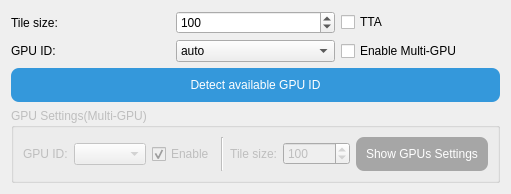
              <widget class="QWidget" name="tab_6">
               <attribute name="title">
                <string notr="true">SRMD-ncnn-vulkan</string>
               </attribute>
               <attribute name="toolTip">
                <string>SRMD-NCNN-Vulkan:

- Supports [2D Anime] and [3D Real-life] image style at the same time.

- More suitable for processing [3D Real-life] images.

- [ Speed:★☆  Image Quality:★★★ ]</string>
               </attribute>
               <layout class="QGridLayout" name="gridLayout_36">
                <item row="1" column="0">
                 <widget class="QLabel" name="label_41">
                  <property name="text">
                   <string>GPU ID:</string>
                  </property>
                 </widget>
                </item>
                <item row="5" column="0" colspan="3">
                 <widget class="QGroupBox" name="groupBox_GPUSettings_MultiGPU_SrmdNCNNVulkan">
                  <property name="enabled">
                   <bool>false</bool>
                  </property>
                  <property name="maximumSize">
                   <size>
                    <width>16777215</width>
                    <height>75</height>
                   </size>
                  </property>
                  <property name="title">
                   <string>GPU Settings(Multi-GPU)</string>
                  </property>
                  <layout class="QGridLayout" name="gridLayout_41">
                   <item row="0" column="2">
                    <widget class="QCheckBox" name="checkBox_isEnable_CurrentGPU_MultiGPU_SrmdNCNNVulkan">
                     <property name="sizePolicy">
                      <sizepolicy hsizetype="Fixed" vsizetype="Fixed">
                       <horstretch>0</horstretch>
                       <verstretch>0</verstretch>
                      </sizepolicy>
                     </property>
                     <property name="text">
                      <string>Enable</string>
                     </property>
                     <property name="checked">
                      <bool>true</bool>
                     </property>
                    </widget>
                   </item>
                   <item row="0" column="4">
                    <widget class="QLabel" name="label_68">
                     <property name="sizePolicy">
                      <sizepolicy hsizetype="Fixed" vsizetype="Preferred">
                       <horstretch>0</horstretch>
                       <verstretch>0</verstretch>
                      </sizepolicy>
                     </property>
                     <property name="text">
                      <string>Tile size:</string>
                     </property>
                     <property name="alignment">
                      <set>Qt::AlignRight|Qt::AlignTrailing|Qt::AlignVCenter</set>
                     </property>
                    </widget>
                   </item>
                   <item row="0" column="1">
                    <widget class="QComboBox" name="comboBox_GPUIDs_MultiGPU_SrmdNCNNVulkan">
                     <property name="currentText">
                      <string notr="true"/>
                     </property>
                    </widget>
                   </item>
                   <item row="0" column="6">
                    <widget class="QPushButton" name="pushButton_ShowMultiGPUSettings_SrmdNCNNVulkan">
                     <property name="toolTip">
                      <string>Show current Multi-GPU settings.</string>
                     </property>
                     <property name="styleSheet">
                      <string notr="true">QPushButton{
background-color: rgb(231, 76, 60);
color: rgb(255, 255, 255);
border-style:outset;
border-radius:8px;
padding:10px;
}
QPushButton:hover{
background-color: rgb(255, 102, 64);
color: rgb(255, 255, 255);
border-style:outset;
border-radius:8px;
padding:10px;
}
QPushButton:pressed{
background-color: rgb(204, 65, 53);
color: rgb(255, 255, 255);
border-style:outset;
border-radius:8px;
padding:10px;
}
QPushButton:disabled{
background-color: rgb(166, 166, 166);
color: rgb(255, 255, 255);
border-style:outset;
border-radius:8px;
padding:10px;
}</string>
                     </property>
                     <property name="text">
                      <string>Show GPUs Settings</string>
                     </property>
                    </widget>
                   </item>
                   <item row="0" column="5">
                    <widget class="QSpinBox" name="spinBox_TileSize_CurrentGPU_MultiGPU_SrmdNCNNVulkan">
                     <property name="minimum">
                      <number>32</number>
                     </property>
                     <property name="maximum">
                      <number>999999999</number>
                     </property>
                     <property name="singleStep">
                      <number>10</number>
                     </property>
                     <property name="value">
                      <number>100</number>
                     </property>
                    </widget>
                   </item>
                   <item row="0" column="0">
                    <widget class="QLabel" name="label_69">
                     <property name="sizePolicy">
                      <sizepolicy hsizetype="Fixed" vsizetype="Preferred">
                       <horstretch>0</horstretch>
                       <verstretch>0</verstretch>
                      </sizepolicy>
                     </property>
                     <property name="text">
                      <string>GPU ID:</string>
                     </property>
                     <property name="alignment">
                      <set>Qt::AlignLeading|Qt::AlignLeft|Qt::AlignVCenter</set>
                     </property>
                    </widget>
                   </item>
                   <item row="0" column="3">
                    <widget class="Line" name="line_23">
                     <property name="orientation">
                      <enum>Qt::Vertical</enum>
                     </property>
                    </widget>
                   </item>
                  </layout>
                 </widget>
                </item>
                <item row="1" column="1">
                 <widget class="QComboBox" name="comboBox_GPUID_srmd">
                  <property name="toolTip">
                   <string>Select the GPU to use when enabling the &quot;srmd-ncnn-vulkan&quot; engine.</string>
                  </property>
                  <property name="currentText">
                   <string notr="true">auto</string>
                  </property>
                  <item>
                   <property name="text">
                    <string notr="true">auto</string>
                   </property>
                  </item>
                 </widget>
                </item>
                <item row="0" column="0">
                 <widget class="QLabel" name="label_40">
                  <property name="toolTip">
                   <string>Tile size: This value will affects GPU memory usage.
Larger tile size means SRMD will use more GPU memory and run faster.
Smaller tile size means SRMD will use less GPU memory and run slower.</string>
                  </property>
                  <property name="text">
                   <string>Tile size:</string>
                  </property>
                 </widget>
                </item>
                <item row="0" column="2">
                 <widget class="QCheckBox" name="checkBox_TTA_srmd">
                  <property name="toolTip">
                   <string>TTA(Test-Time Augmentation):
The processing time is eight times longer than when unchecked, 
and the peak signal-to-noise ratio (PSNR) is increased by 0.15, 
but the effect may not be obvious. It is not recommended to enable it.</string>
                  </property>
                  <property name="text">
                   <string notr="true">TTA</string>
                  </property>
                 </widget>
                </item>
                <item row="0" column="1">
                 <widget class="QSpinBox" name="spinBox_TileSize_srmd">
                  <property name="toolTip">
                   <string>Tile size: This value will affects GPU memory usage.
Larger tile size means SRMD will use more GPU memory and run faster.
Smaller tile size means SRMD will use less GPU memory and run slower.</string>
                  </property>
                  <property name="minimum">
                   <number>32</number>
                  </property>
                  <property name="maximum">
                   <number>999999999</number>
                  </property>
                  <property name="singleStep">
                   <number>10</number>
                  </property>
                  <property name="value">
                   <number>100</number>
                  </property>
                 </widget>
                </item>
                <item row="2" column="0" colspan="3">
                 <widget class="QPushButton" name="pushButton_DetectGPUID_srmd">
                  <property name="styleSheet">
                   <string notr="true">QPushButton{
background-color: rgb(52, 152, 219);
color: rgb(255, 255, 255);
border-style:outset;
border-radius:8px;
padding:10px;
}
QPushButton:hover{
background-color: rgb(60, 177, 255);
color: rgb(255, 255, 255);
border-style:outset;
border-radius:8px;
padding:10px;
}
QPushButton:pressed{
background-color: rgb(45, 134, 193);
color: rgb(255, 255, 255);
border-style:outset;
border-radius:8px;
padding:10px;
}
QPushButton:disabled{
background-color: rgb(166, 166, 166);
color: rgb(255, 255, 255);
border-style:outset;
border-radius:8px;
padding:10px;
}</string>
                  </property>
                  <property name="text">
                   <string>Detect available GPU ID</string>
                  </property>
                 </widget>
                </item>
                <item row="1" column="2">
                 <widget class="QCheckBox" name="checkBox_MultiGPU_SrmdNCNNVulkan">
                  <property name="toolTip">
                   <string>1.You need at least 2 available GPUs.

2.If you wanna get all GPUs running together,
the number of threads must &gt;= the number of GPUs.

3.You need to [Detect available GPU ID] first.</string>
                  </property>
                  <property name="text">
                   <string>Enable Multi-GPU</string>
                  </property>
                 </widget>
                </item>
               </layout>
              </widget>
